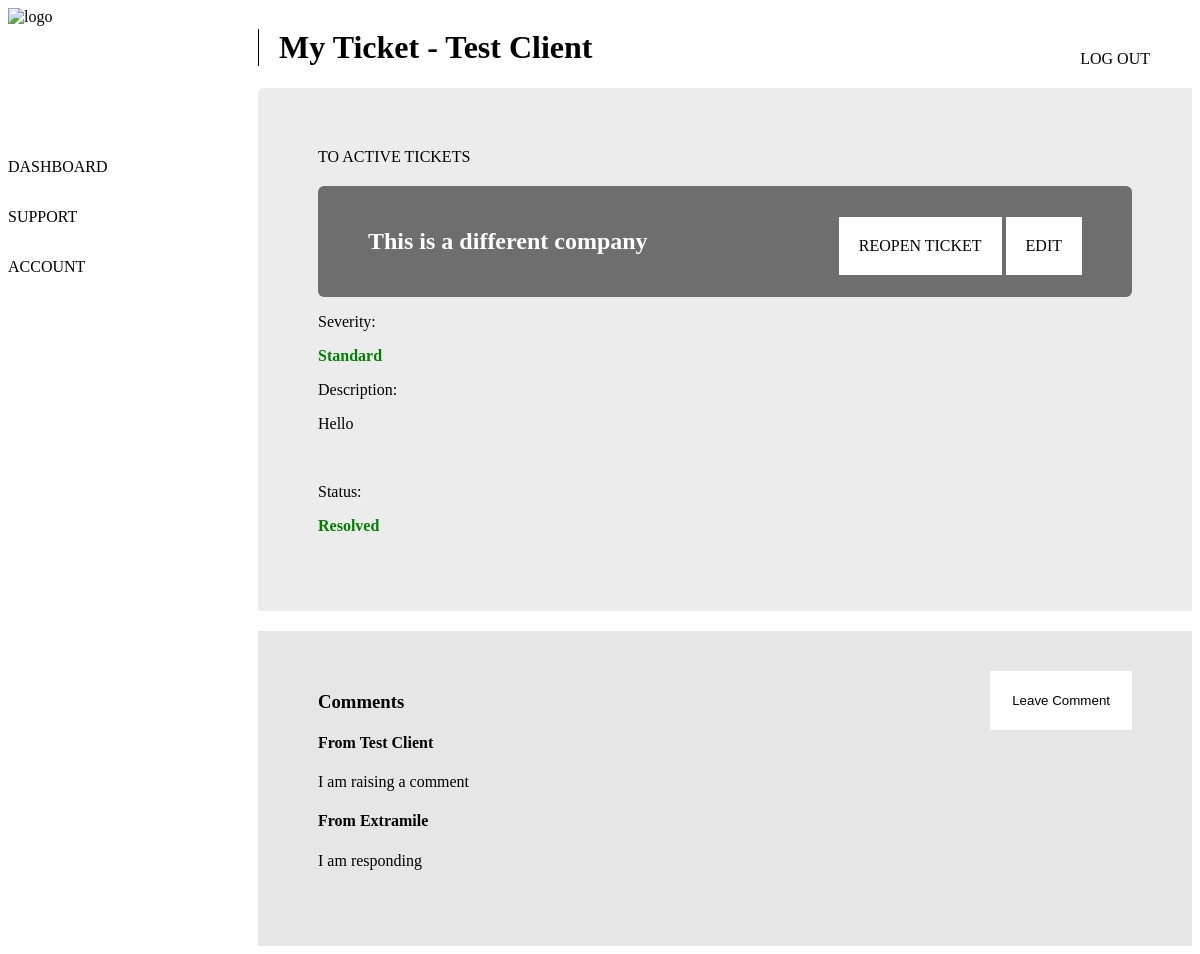
/support/3/ (signed in), run on an earlier commit of the app's database.
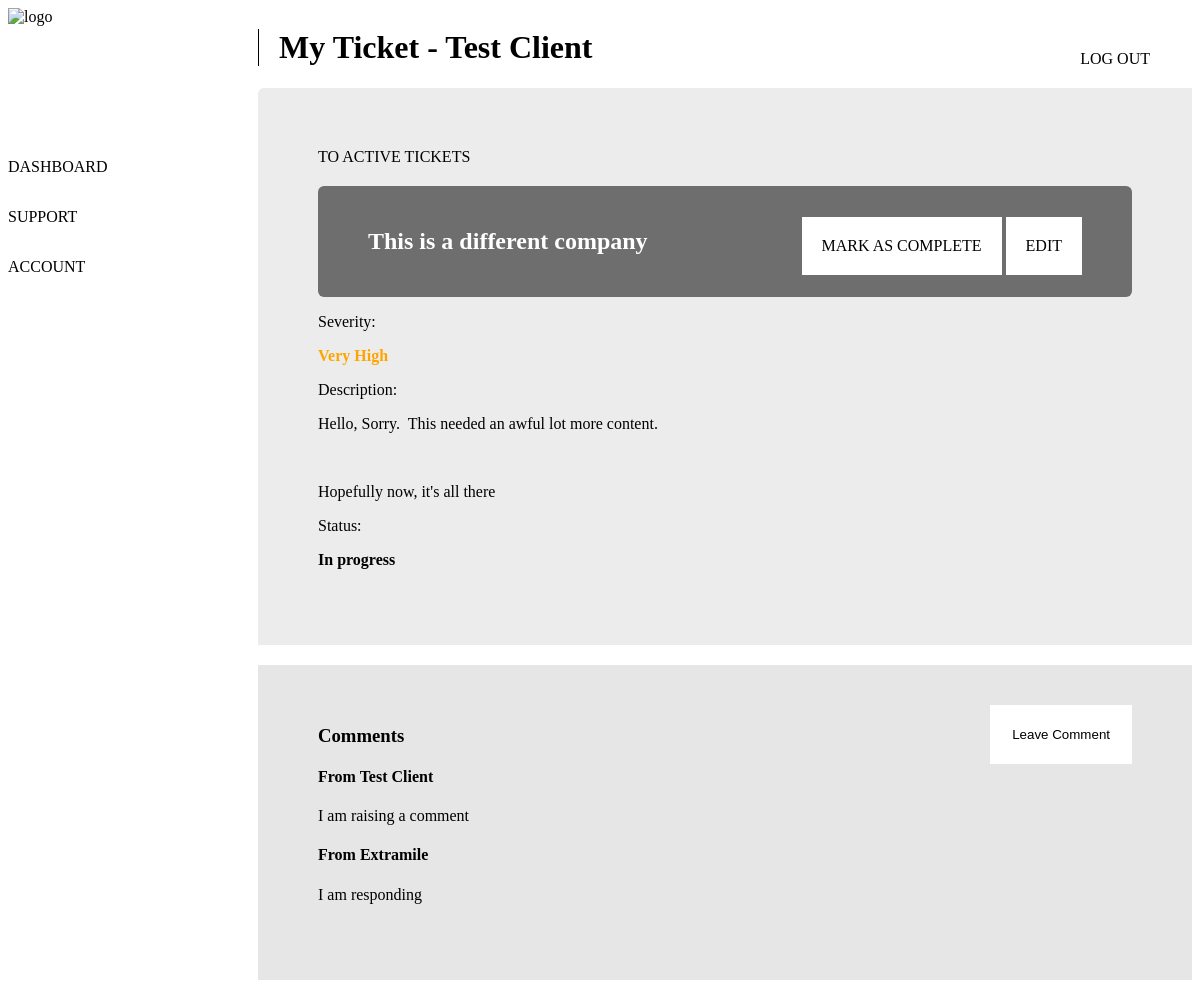
And on a later commit of the database.
### tickets/models.py (models this page shows, shortened)
class Ticket(models.Model):
    client = models.ForeignKey(Client, on_delete=models.CASCADE)
    title = models.CharField(max_length = 50, default='')
    issue = models.TextField()
    wrike_number = models.CharField(max_length = 10)
    severity = models.CharField(
        max_length=2,
        choices = [
        ('ST', 'Standard'),
        ('HI','High'),
        ('VH','Very High'),
        ('CR','Critical')
        ]
    )
    hours_predicted = models.FloatField(default=0)
    hours_used = models.FloatField(default=0)
    customer_feedback_requested = models.BooleanField(default=False)
    resolved = models.BooleanField(default=False)
    date_created = models.DateTimeField('Date Created')
    date_updated = models.DateTimeField('Date Updated', null=True)
    file_upload = models.FileField(null=True)

### tickets/views.py (the view)
# urls.py: path('support/<int:number>/', views.supportticket, name='ticket'),
def supportticket(request, number):
    if not request.user.is_authenticated:
        return redirect('/')
    if request.user.is_staff:
        return redirect('/dashboard/admin/tickets/' + str(number))
    company = Client.objects.filter(user=request.user).first()
    ticket = Ticket.objects.filter(id=number).first()
    comments = Comment.objects.filter(ticket = ticket).all()
    if company.id != ticket.client.id:
        return redirect('/support')
    return render(request,'tickets/support/ticket.html', {'company': company, 'ticket': ticket, 'comments': comments})

### tickets/models.py (called while the page is built)
    def __str__(self):
        return self.client_name

### tickets/templates/tickets/support/ticket.html (shortened to what this page needs)
{% extends 'base.html' %}
{% block content %}
<div class="page-wrap">
  <div class="main-wrap">
    <div class="sidebar">
      <img src="" alt="logo">
      <a href="/dashboard">Dashboard</a>
      <a href="/support">Support</a>
      <a href="/account">Account</a>
    </div>
    <div class="main_content report">
      <div class="head_section">
        <h1 class='head-title'>My Ticket - {{ company }}</h1>
      </div>
      <div class="report-section">
        <div class="back">
          <a href="/support">To Active Tickets</a>
        </div>
        <div class="hero">
          <h2>{{ ticket.title }}</h2>
          <div class="buttons">
            <a href="mark">
              {% if ticket.resolved %}
              <div class="complete">
                Reopen Ticket
              </div>
              {% else %}
              <div class="complete">
                Mark as Complete
              </div>
              {% endif %}
            </a>
            <a href="/support/edit/{{ ticket.id }}">
              <div class="edit">
                Edit
              </div>
            </a>
          </div>
        </div>
        <div class="ticket-information">
          <div class="severity">
            <p>Severity:</p>
            {% if ticket.severity == 'ST' %}
            <p style='font-weight: bold; color: green'>Standard</p>
            {% elif ticket.severity == 'HI' %}
            <p style='font-weight: bold; color: orange'>High</p>
            {% elif ticket.severity == 'VH' %}
            <p style='font-weight: bold; color: orange'>Very High</p>
            {% else %}
            <p style='font-weight: bold; color: red'>Critical</p>
            {% endif %}
          </div>
          <div class="description">
            <p>Description: </p>
            <p>{{ ticket.issue | safe }}</p>
          </div>
          <div class="status">
            <p>Status: </p>
            {% if ticket.resolved == False and ticket.customer_feedback_requested == True %}
            <p style='font-weight: bold; color: red;'>Your feedback is required, please respond in the comments below.</p>
            {% elif ticket.resolved == False and ticket.customer_feedback_requested == False %}
            <p style='font-weight: bold;'>In progress</p>
            {% else %}
            <p style = 'font-weight: bold; color: green'>Resolved</p>
            {% endif %}
          </div>
        </div>
      </div>
      <div class="comments-section">
        <h3>Comments</h3>
        <div class="buttons">
          <a href="/comment/{{ ticket.pk }}">
            <button type="button" name="button">Leave Comment</button>
          </a>
        </div>
        {% for comment in comments %}
        <h4>From {{ comment.sender }}</h4>
          <p>{{ comment.comment|safe }}</p>
        {% endfor %}
      </div>
    </div>
  </div>
</div>
{% endblock content %}

What changed in the data, as far as the page shows it:
changed Ticket "This is a different company": resolved True → False (drawn); severity "ST" → "VH" (drawn); issue "Hello" → "Hello, Sorry. This needed an awful lot more content. Hopefully now, it's all there"
Also different on the page:
text no longer shown: "REOPEN TICKET Standard Resolved"
text now shown: "MARK AS COMPLETE Very High In progress"
